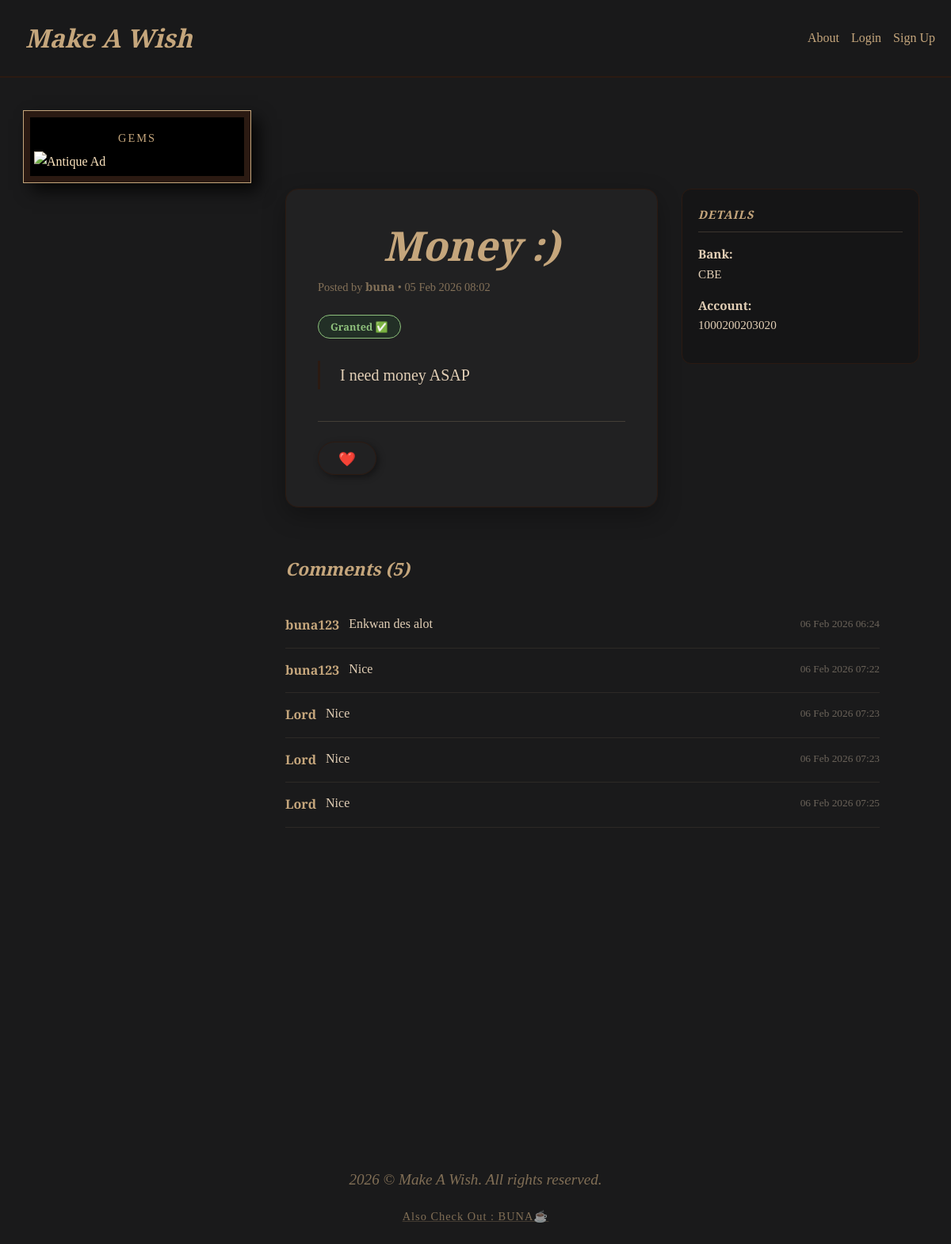
Page /wishes/3/ on the earlier database version.
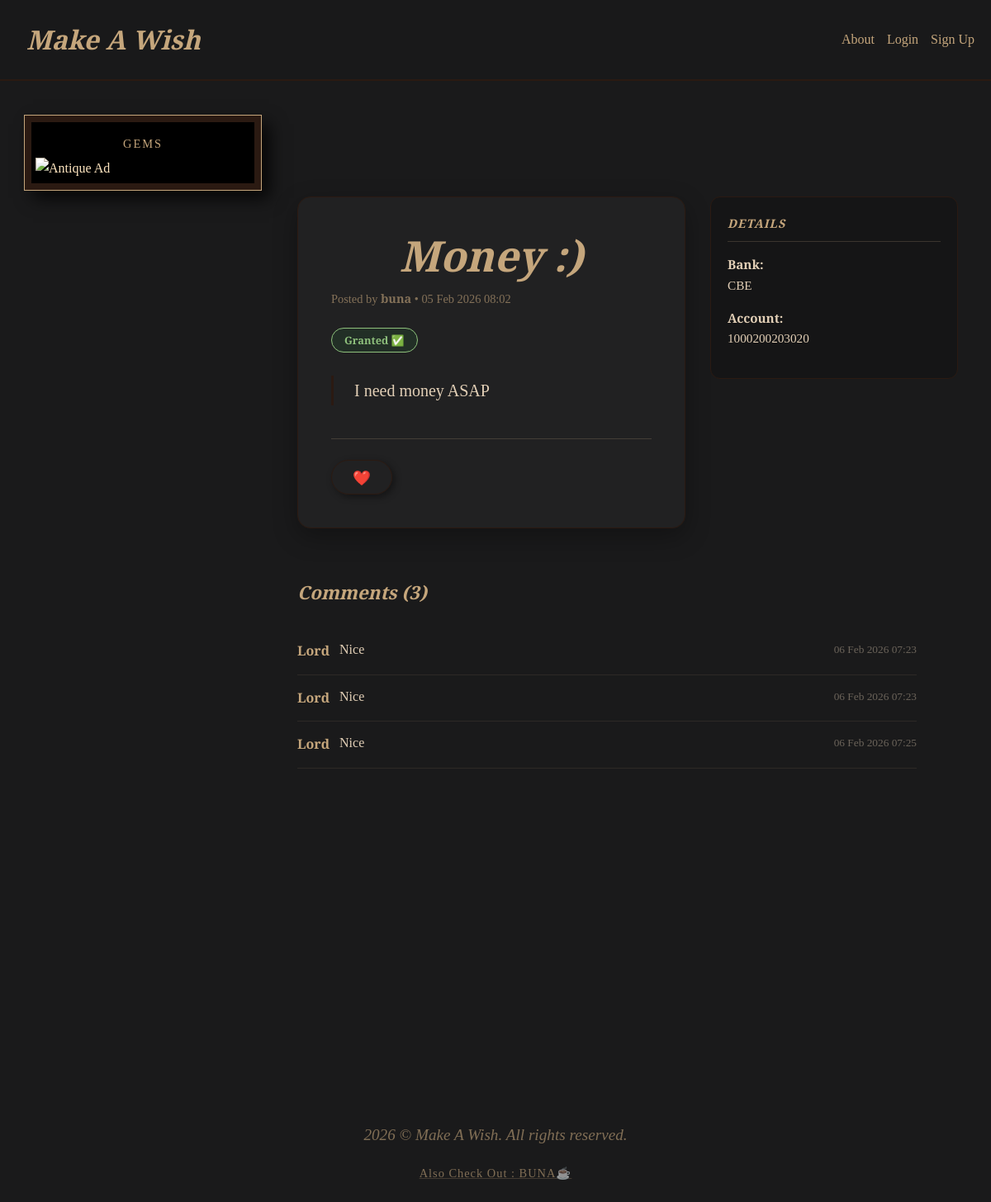
Same page on the later database version.
### wishes/models.py (models this page shows, shortened)
class Wish(models.Model):
    title = models.CharField(max_length=50)
    description = models.TextField()
    created_at = models.DateTimeField(default=timezone.now)
    is_granted = models.BooleanField(default=False, verbose_name="Granted")
    phone_number = models.CharField(
        max_length=20,
        blank=True,
        null=True,
        help_text="Optional"
    )
    bank_account = models.CharField(
        max_length=50,
        blank=True,
        null=True,
        help_text="Optional"
    )
    bank_name = models.CharField(
        max_length=100,
        blank=True,
        null=True,
    )
    user = models.ForeignKey(CustomUser, on_delete=models.CASCADE, related_name='wishes')

### comments/models.py (models this page shows, shortened)
class Comment(models.Model):
    content = models.TextField()
    created_at = models.DateTimeField(auto_now_add=True)
    wish = models.ForeignKey('wishes.Wish', on_delete=models.CASCADE, related_name='comments')
    user = models.ForeignKey('accounts.CustomUser', on_delete=models.CASCADE, related_name='comments')

### accounts/models.py (models this page shows, shortened)
class CustomUser(AbstractUser):
    bio = models.TextField(blank=True)
    profile_picture_url = models.URLField(
        max_length=500,
        blank=True,
        null=True,
        help_text="Optional: Paste a direct image URL (e.g. from Imgur or Google)"
    )

### wishes/views.py (the view)
# urls.py: path('<int:pk>/', WishDetailView.as_view(), name='detail'),
class WishDetailView(DetailView):
    model = Wish
    template_name = 'wishes/wish_detail.html'
    context_object_name = 'wish'
    def get_context_data(self, **kwargs):
        context = super().get_context_data(**kwargs)
        context['form'] = CommentForm()  # ← this is required for the form in template
        return context

### templates/wishes/wish_detail.html (shortened to what the changed rows need)
{% extends 'base.html' %}
{% block content %}
<div style="max-width: 1000px; margin: 0 auto; padding: 20px;">
    <div style="display: grid; grid-template-columns: 1fr 300px; gap: 30px; align-items: start;">
        <div style="background: rgba(255,255,255,0.03); border: 1px solid var(--wood); border-radius: 16px; padding: 40px; box-shadow: 0 10px 30px rgba(0,0,0,0.3);">
            <div style="margin-bottom: 25px;">
                <h1 style="font-size: 3.2rem; margin: 0; color: var(--faded-gold); font-family: 'Playfair Display', serif; line-height: 1.2;">
                    {{ wish.title }}
                </h1>
                <p style="color: var(--faded-gold); opacity: 0.6; font-size: 0.9rem; margin-top: 10px;">
                    Posted by <strong>{{ wish.user.username }}</strong> • {{ wish.created_at|date:"d M Y H:i" }}
                </p>
            </div>
            <div style="font-size: 1.25rem; line-height: 1.8; color: var(--parchment); font-family: 'Georgia', serif; border-left: 3px solid var(--wood); padding-left: 25px; margin-bottom: 40px;">
                {{ wish.description|linebreaks }}
            </div>
        </div>
        <aside>
            {% if wish.phone_number or wish.bank_account or wish.bank_name %}
                <div style="background: rgba(0,0,0,0.2); border: 1px solid var(--wood); border-radius: 12px; padding: 20px;">
                    <div style="font-size: 0.95rem; color: var(--parchment); line-height: 1.6;">
                        {% if wish.bank_name %}<p><strong>Bank:</strong><br>{{ wish.bank_name }}</p>{% endif %}
                        {% if wish.bank_account %}<p><strong>Account:</strong><br>{{ wish.bank_account }}</p>{% endif %}
                    </div>
                </div>
            {% endif %}
        </aside>
    </div>
    <div style="max-width: 750px; margin-top: 60px;">
        <h3 style="color: var(--faded-gold); font-size: 1.4rem; margin-bottom: 25px;">Comments ({{ wish.comments.count }})</h3>
        {% if wish.comments.exists %}
            {% for comment in wish.comments.all %}
                <div style="display: flex; justify-content: space-between; align-items: flex-start; padding: 15px 0; border-bottom: 1px solid rgba(210,180,140,0.1);">
                    <div style="flex: 1;">
                        <div id="comment-display-{{ comment.id }}" style="display: flex; gap: 12px;">
                            <strong style="color: var(--faded-gold); white-space: nowrap;">{{ comment.user.username }}</strong>
                            <span style="color: var(--parchment); line-height: 1.4;">{{ comment.content }}</span>
                        </div>
                    </div>
                    <div style="text-align: right; margin-left: 20px; white-space: nowrap;">
                        <small style="opacity: 0.4; display: block; margin-bottom: 4px;">{{ comment.created_at|date:"d M Y H:i" }}</small>
                    </div>
                </div>
            {% endfor %}
        {% endif %}
    </div>
</div>
{% endblock %}

Differences in the rows shown:
removed Comment: user.username "buna123", content "Enkwan des alot", created_at "06 Feb 2026 06:24"
removed Comment: user.username "buna123", content "Nice", created_at "06 Feb 2026 07:22"
computed for Wish "Money :)": comments.count "5" → "3"
